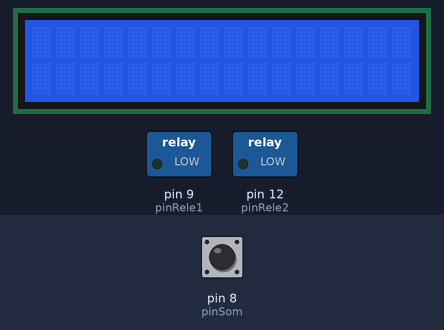
This sketch was run on a simulated Arduino Uno, built with avr-gcc and run on an emulated ATmega328P. Parts: 16×2 character LCD, switched loads named in the sketch (green lamp = pin HIGH). The test bench sets the inputs (shaded band); at power-on: pin 8 (pinSom) HIGH.

Above: at 1.2 s.
1.3 s: pin 8 (pinSom) pulsed LOW 2 times (0.12 s each, 0.3 s apart)
At 2.9 s:
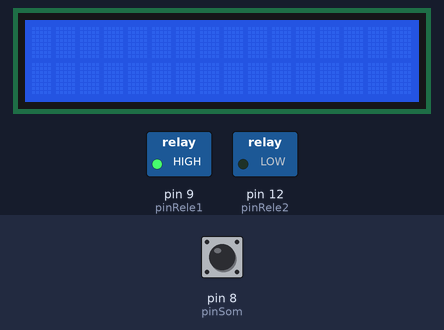
Timing chart, 0 to 4.4 s (numbered marks = the images above; inputs shaded):
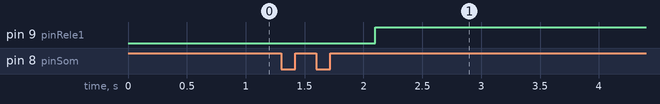

Measured:
- after the input at 1.3 s, pin 9 (pinRele1): LOW → HIGH after 0.80 s

The sketch:

Ligando_com_duas_palmas.ino
```cpp
#include <LiquidCrystal.h>

LiquidCrystal lcd(7,6,5,4,3,2);

#define pinSom 8
#define pinRele1 9
#define pinRele2 12
#define tempoMaximoDeUmaPalma  150 //milisegundos
#define tempoMaximoEntrePalmas 500 //milisegundos

int contaPalmas = 0;
long tempoEspera = 0;
long tempoEsperaEntrePalmas = 0;

void executarAcao();

void setup() {
  lcd.begin(16,2);
  lcd.clear();
  pinMode(pinSom, INPUT);
  pinMode(pinRele1, OUTPUT);
  pinMode(pinRele2, OUTPUT);
}

void loop() {
  //verifica o estado do sensor de som (ele fica normalmente com a porta ligada. Quando ouver uma palma, ele desliga momentaneamente a porta)
  int sensorSom = digitalRead(pinSom);

  //se o sensor detectou palmas
  if (sensorSom == LOW) {

     //espera um tempo para nao detectar a mesma palma mais de uma vez
     if (tempoEspera == 0) {
        tempoEspera = tempoEsperaEntrePalmas = millis();
        contaPalmas++;
     } else if ((millis() - tempoEspera) >= tempoMaximoDeUmaPalma) {
        tempoEspera = 0;
     }
  }

  //caso exceda o tempo maximo entre palmas, zera o contador de palmas
  if ( (contaPalmas != 0) && ((millis() - tempoEsperaEntrePalmas) > 500) ) {
     executarAcao();
     contaPalmas = 0;
     tempoEsperaEntrePalmas = millis();
  }

}


void executarAcao()
{

  switch (contaPalmas) {
    case 2:
       digitalWrite(pinRele1, !digitalRead(pinRele1));
       break;
    case 3:
       digitalWrite(pinRele2, !digitalRead(pinRele2));
       break;
  }
}

void Display() {
  lcd.setCursor(2,0);
  lcd.print("Sistema");
  lcd.setCursor(2,1);
  lcd.print("Automatizado");
  delay(5000);

  for (int pos = 0; pos < 3; pos++){
    lcd.scrollDisplayLeft();
    delay(100);
  }

    for (int pos = 0; pos < 6; pos++){
    lcd.scrollDisplayRight();
    delay(100);
  }

    for (int pos = 0; pos < 3; pos++){
    lcd.scrollDisplayLeft();
    delay(100);
  }
  delay(1000);

  lcd.noDisplay(); //Apaga o display
  delay(500);
  lcd.display();
  delay(500);

  lcd.setCursor(2,0);
  lcd.print("Tudo OK");
  lcd.setCursor(2,1);
  lcd.print("Sr. Edinaldo");
  delay(5000);

    for (int pos = 0; pos < 3; pos++){
    lcd.scrollDisplayLeft();
    delay(100);
  }

    for (int pos = 0; pos < 6; pos++){
    lcd.scrollDisplayRight();
    delay(100);
  }

    for (int pos = 0; pos < 3; pos++){
    lcd.scrollDisplayLeft();
    delay(100);
  }
  delay(1000);

  lcd.noDisplay(); //Apaga o display
  delay(500);
  lcd.display();
  delay(500);

  lcd.clear();
}
```
